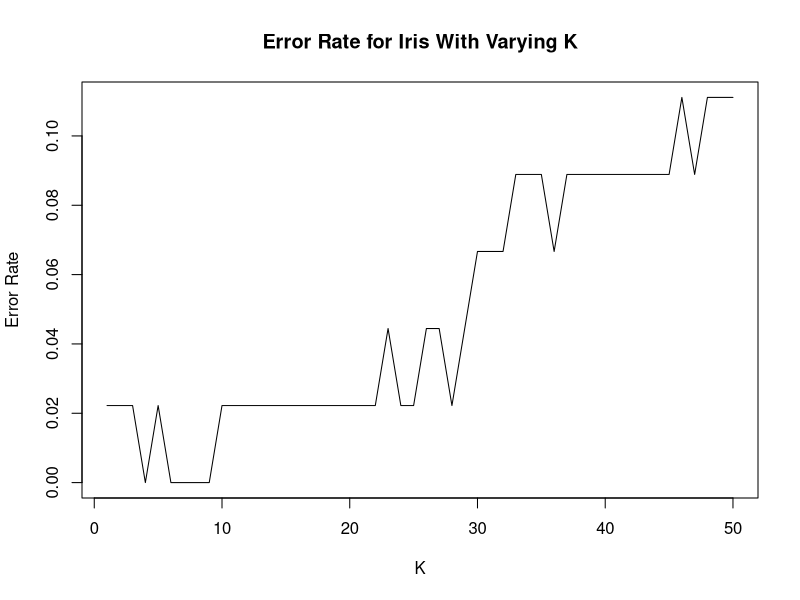
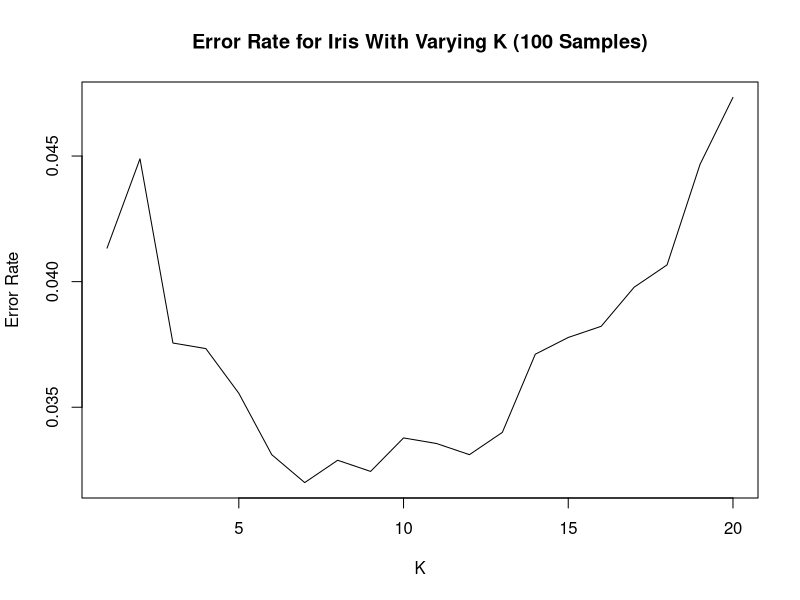

R code for these plots, in order:
library(class) #Has the knn function
set.seed(4948493) #Set the seed for reproducibility
#Sample the Iris data set (70% train, 30% test)
indices<-sample(1:nrow(iris),size=nrow(iris)*.7)
traindata<-iris[indices,] #Select the 70% of rows
testdata<-iris[-indices,] #Select the 30% of rows

iris_acc<-numeric() #Holding variable
 
for(i in 1:50){
 #Apply knn with k = i
 predict<-knn(traindata[,-5],testdata[,-5],
 traindata$Species,k=i)
 iris_acc<-c(iris_acc,
 mean(predict==testdata$Species))
}
#Plot k= 1 through 50
plot(1-iris_acc,type="l",ylab="Error Rate",
 xlab="K",main="Error Rate for Iris With Varying K")

trial_sum<-numeric(20)
trial_n<-numeric(20)
set.seed(6033850)
for(i in 1:100){
 indices<-sample(1:nrow(iris),size=nrow(iris)*.7)
 traindata<-iris[indices,]
 testdata<-iris[-indices,]
 test_size<-nrow(testdata)
 for(j in 1:20){
 predict<-knn(traindata[,-5],testdata[,-5],
 traindata$Species,k=j)
 trial_sum[j]<-trial_sum[j]+sum(predict==testdata$Species)
 trial_n[j]<-trial_n[j]+test_size
 }
}
 
plot(1-trial_sum / trial_n,type="l",ylab="Error Rate",
 xlab="K",main="Error Rate for Iris With Varying K (100 Samples)")
